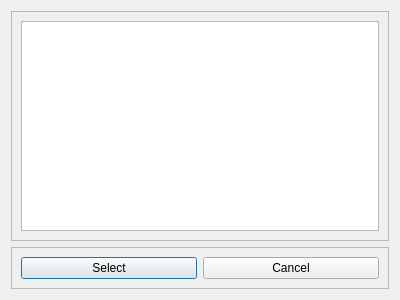
<?xml version="1.0" encoding="UTF-8"?>
<ui version="4.0">
 <class>StashView</class>
 <widget class="QDialog" name="StashView">
  <property name="windowModality">
   <enum>Qt::ApplicationModal</enum>
  </property>
  <property name="geometry">
   <rect>
    <x>0</x>
    <y>0</y>
    <width>400</width>
    <height>300</height>
   </rect>
  </property>
  <property name="windowTitle">
   <string>Form</string>
  </property>
  <layout class="QVBoxLayout" name="verticalLayout">
   <item>
    <widget class="QFrame" name="frame">
     <property name="frameShape">
      <enum>QFrame::StyledPanel</enum>
     </property>
     <property name="frameShadow">
      <enum>QFrame::Raised</enum>
     </property>
     <layout class="QVBoxLayout" name="verticalLayout_2">
      <item>
       <widget class="QListWidget" name="listWidget"/>
      </item>
     </layout>
    </widget>
   </item>
   <item>
    <widget class="QFrame" name="frame_2">
     <property name="frameShape">
      <enum>QFrame::StyledPanel</enum>
     </property>
     <property name="frameShadow">
      <enum>QFrame::Raised</enum>
     </property>
     <layout class="QHBoxLayout" name="horizontalLayout">
      <item>
       <widget class="QPushButton" name="okayButton">
        <property name="text">
         <string>Select</string>
        </property>
       </widget>
      </item>
      <item>
       <widget class="QPushButton" name="cancelButton">
        <property name="text">
         <string>Cancel</string>
        </property>
       </widget>
      </item>
     </layout>
    </widget>
   </item>
  </layout>
 </widget>
 <resources/>
 <connections/>
</ui>
